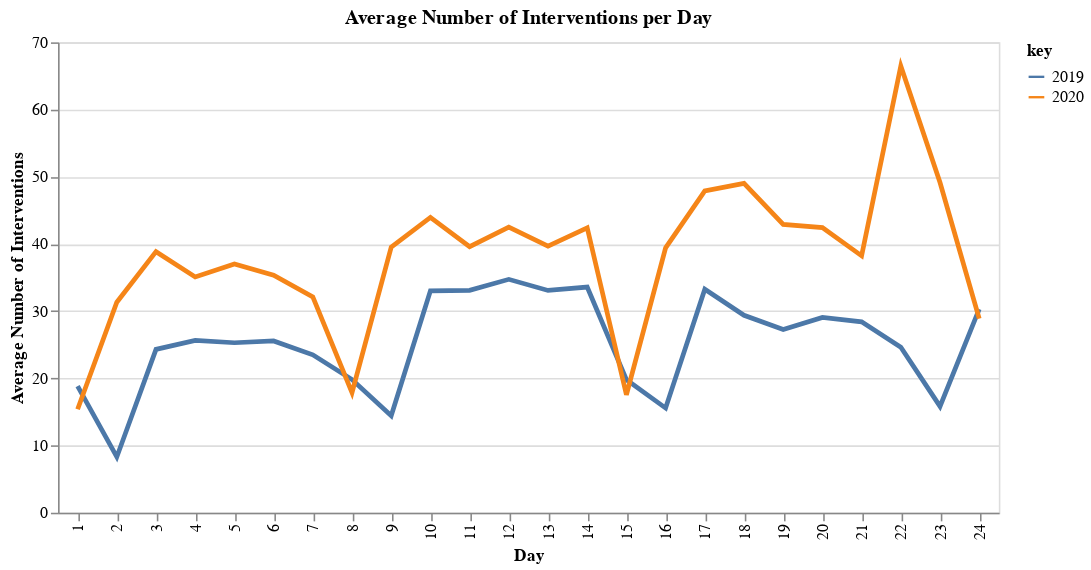

The code cell stored with this chart in its notebook:
### Code cell
alt.Chart(com).transform_fold(
    ['2019', '2020'],
).mark_line().encode(
    x=alt.X('Day:O',title = 'Day'),
    y=alt.Y('value:Q', title='Average Number of Interventions'),
    color='key:N',
    strokeWidth=alt.value(3)
).properties(
    title = 'Average Number of Interventions per Day ',
    height=300,
    width=600
)
